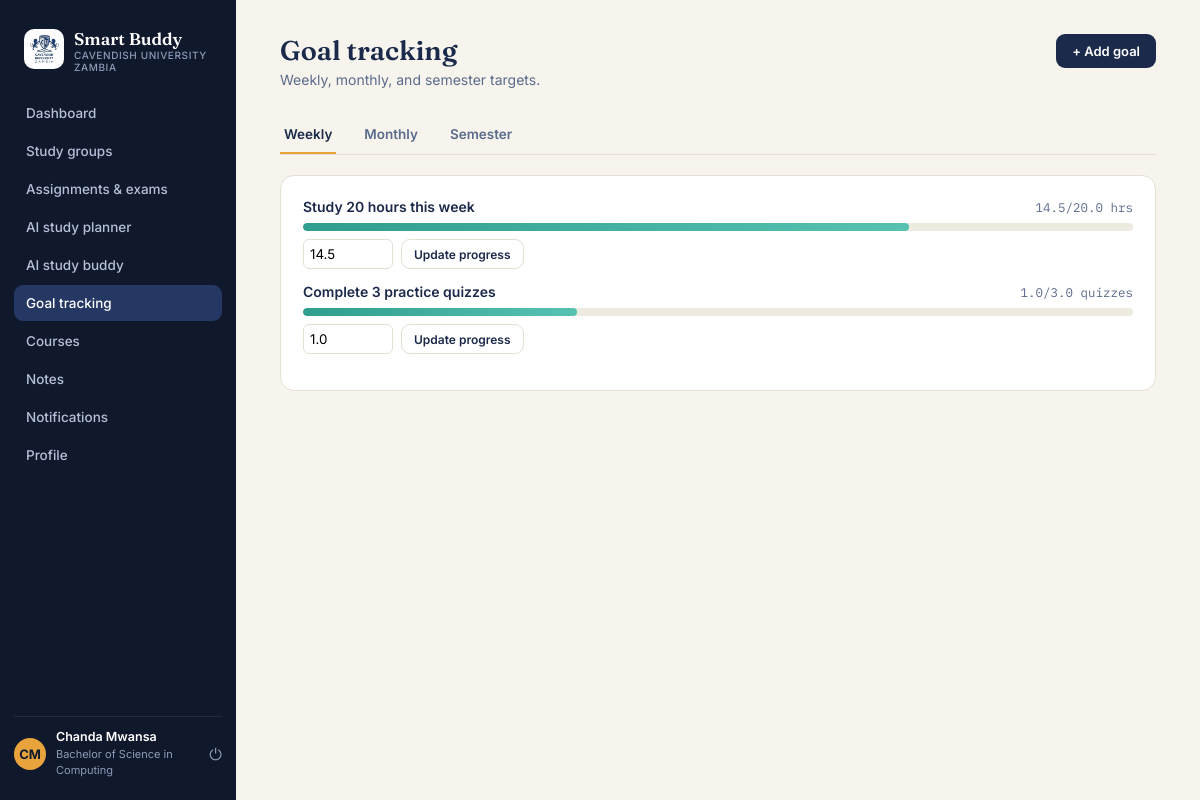
The app's page /student/goals/index.php (signed in) with its own data.
### tables this page shows
CREATE TABLE students (
    id INT AUTO_INCREMENT PRIMARY KEY,
    programme_id INT NOT NULL,
    first_name VARCHAR(80) NOT NULL,
    last_name VARCHAR(80) NOT NULL,
    email VARCHAR(150) NOT NULL UNIQUE,
    password_hash VARCHAR(255) NOT NULL,
    year_of_study TINYINT DEFAULT 1,
    added_by_admin TINYINT(1) DEFAULT 0,
    status ENUM('active','suspended') DEFAULT 'active',
    created_at TIMESTAMP DEFAULT CURRENT_TIMESTAMP,
    FOREIGN KEY (programme_id) REFERENCES programmes(id) ON DELETE RESTRICT
);

CREATE TABLE programmes (
    id INT AUTO_INCREMENT PRIMARY KEY,
    name VARCHAR(150) NOT NULL,
    code VARCHAR(20) NOT NULL UNIQUE,
    school VARCHAR(150) NOT NULL DEFAULT '',
    created_at TIMESTAMP DEFAULT CURRENT_TIMESTAMP
);

CREATE TABLE goals (
    id INT AUTO_INCREMENT PRIMARY KEY,
    student_id INT NOT NULL,
    goal_type ENUM('weekly','monthly','semester') NOT NULL,
    title VARCHAR(200) NOT NULL,
    target_value DECIMAL(6,1) NOT NULL,
    current_value DECIMAL(6,1) DEFAULT 0,
    unit VARCHAR(30) DEFAULT 'units',
    created_at TIMESTAMP DEFAULT CURRENT_TIMESTAMP,
    FOREIGN KEY (student_id) REFERENCES students(id) ON DELETE CASCADE
);

### includes/functions.php (called while the page is built, shortened)
<?php
function e($string) {
    return htmlspecialchars($string ?? '', ENT_QUOTES, 'UTF-8');
}
function is_logged_in() {
    return isset($_SESSION['student_id']);
}
function current_student_id() {
    return $_SESSION['student_id'] ?? null;
}
function get_current_student($pdo) {
    $stmt = $pdo->prepare("SELECT s.*, p.name AS programme_name FROM students s
                            JOIN programmes p ON p.id = s.programme_id
                            WHERE s.id = ?");
    $stmt->execute([current_student_id()]);
    return $stmt->fetch();
}
function initials($first, $last) {
    return strtoupper(substr($first, 0, 1) . substr($last, 0, 1));
}

### student/goals/index.php (the view, shortened to what this page needs)
<?php
require_once __DIR__ . '/../../config/config.php';
$sid = current_student_id();
$activeNav = 'goals';
$tab = $_GET['tab'] ?? 'weekly';
$stmt = $pdo->prepare("SELECT * FROM goals WHERE student_id=? AND goal_type=? ORDER BY created_at DESC");
$stmt->execute([$sid, $tab]);
$goals = $stmt->fetchAll();
include __DIR__ . '/../../includes/header.php';
?>
<div class="topline"><div><h1>Goal tracking</h1><div class="desc">Weekly, monthly, and semester targets.</div></div>
  <button class="pill-btn" onclick="document.getElementById('goal-form').classList.toggle('open')">+ Add goal</button>
</div>
<div class="subtabs">
  <a href="?tab=weekly" class="<?= $tab==='weekly'?'active':'' ?>" style="text-decoration:none;">Weekly</a>
  <a href="?tab=monthly" class="<?= $tab==='monthly'?'active':'' ?>" style="text-decoration:none;">Monthly</a>
  <a href="?tab=semester" class="<?= $tab==='semester'?'active':'' ?>" style="text-decoration:none;">Semester</a>
</div>
<div class="card">
<?php foreach ($goals as $g): $pct = $g['target_value']>0 ? min(100, round(($g['current_value']/$g['target_value'])*100)) : 0; ?>
  <div class="goal-card">
    <div class="goal-top"><span class="g-title"><?= e($g['title']) ?></span><span class="g-val"><?= e($g['current_value']) ?>/<?= e($g['target_value']) ?> <?= e($g['unit']) ?></span></div>
    <div class="progress-track"><div class="progress-fill" style="width:<?= $pct ?>%;"></div></div>
    <form method="post" action="<?= BASE_URL ?>/student/goals/update.php" style="display:flex;gap:8px;margin-top:8px;">
      <input type="number" step="0.1" name="current_value" value="<?= e($g['current_value']) ?>" style="width:90px;padding:6px;border:1px solid var(--line);border-radius:6px;">
      <button class="pill-btn ghost small" type="submit">Update progress</button>
    </form>
  </div>
<?php endforeach; ?>
</div>
<?php include __DIR__ . '/../../includes/footer.php'; ?>

### includes/sidebar.php (shortened to what this page needs)
<?php
$navItems = [
    'dashboard'     => ['label' => 'Dashboard',            'href' => '/student/dashboard.php'],
    'groups'        => ['label' => 'Study groups',         'href' => '/student/groups/index.php'],
    'assignments'   => ['label' => 'Assignments & exams',  'href' => '/student/assignments/index.php'],
    'planner'       => ['label' => 'AI study planner',     'href' => '/student/planner/index.php'],
    'buddy'         => ['label' => 'AI study buddy',       'href' => '/student/buddy/index.php'],
    'goals'         => ['label' => 'Goal tracking',        'href' => '/student/goals/index.php'],
    'courses'       => ['label' => 'Courses',               'href' => '/student/courses/index.php'],
    'notes'         => ['label' => 'Notes',                 'href' => '/student/notes/index.php'],
    'notifications' => ['label' => 'Notifications',         'href' => '/student/notifications/index.php'],
    'profile'       => ['label' => 'Profile',                'href' => '/student/profile/index.php'],
];
?>
<aside class="sidebar">
  <div class="sidebar-brand">
    <span class="sundial"><img width="40px" style="border-radius: 10px;" src="<?= BASE_URL ?>/assets/images/cavendish-university-zambia.jpg" alt="Cavendish University Zambia"></span>
    <div class="name">Smart Buddy<small>Cavendish University Zambia</small></div>
  </div>
  <nav class="nav-group">
    <?php foreach ($navItems as $key => $item): ?>
      <a class="nav-item <?= ($activeNav ?? '') === $key ? 'active' : '' ?>" href="<?= BASE_URL . $item['href'] ?>">
        <span><?= e($item['label']) ?></span>
      </a>
    <?php endforeach; ?>
  </nav>
  <div class="sidebar-foot">
    <div class="avatar-circle"><?= e(initials($student['first_name'] ?? 'S', $student['last_name'] ?? 'B')) ?></div>
    <div class="who">
      <b><?= e(($student['first_name'] ?? '') . ' ' . ($student['last_name'] ?? '')) ?></b>
      <span><?= e($student['programme_name'] ?? '') ?></span>
    </div>
    <a class="logout-btn" href="<?= BASE_URL ?>/student/auth/logout.php" title="Log out">⏻</a>
  </div>
</aside>

### assets/css/base.css (style rules this page uses)
:root { --navy-950: #10182B; --navy-900: #1B2A4A; --navy-800: #243863; --paper: #F6F4ED; --paper-raised: #FFFFFF; --ink: #1B2A4A; --ink-soft: #5B6B8C; --ink-faint: #8E9BB8; --amber: #E8A33D; --amber-deep: #C9821F; --amber-soft: #FBEAD0; --teal: #2F9E8F; --teal-soft: #DCF2EE; --coral: #E2574C; --coral-soft: #FBE2DF; --line: #E4E0D3; --line-soft: #EDEAE0; --radius: 14px; }
* { box-sizing: border-box; }
html, body { margin: 0; padding: 0; }
body { font-family: 'Inter', sans-serif; background: var(--paper); color: var(--ink); -webkit-font-smoothing: antialiased; }
h1, h2, h3 { font-family: 'Fraunces', serif; }
a { color: inherit; }
button { font-family: inherit; cursor: pointer; }
input, textarea, select { font-family: inherit; }

### assets/css/layout.css (style rules this page uses)
.sidebar { width: 236px; flex-shrink: 0; background: var(--navy-950); color: #fff; display: flex; flex-direction: column; padding: 22px 14px; position: sticky; top: 0; height: 100vh; }
.sidebar-brand { display: flex; align-items: center; gap: 10px; padding: 6px 10px 22px; }
.sidebar-brand .name { font-family: 'Fraunces', serif; font-weight: 600; font-size: 17px; }
.sidebar-brand .name small { display: block; font-family: 'Inter', sans-serif; font-size: 10px; color: var(--ink-faint); font-weight: 500; letter-spacing: 0.06em; text-transform: uppercase; }
.sundial { color: var(--amber); font-size: 18px; }
.nav-group { flex: 1; overflow-y: auto; }
.nav-item { display: block; padding: 10px 12px; border-radius: 9px; font-size: 13.5px; font-weight: 500; color: #B7C0DA; margin-bottom: 2px; text-decoration: none; }
.nav-item.active { background: var(--navy-800); color: #fff; }
.sidebar-foot { border-top: 1px solid rgba(255, 255, 255, 0.08); padding-top: 12px; display: flex; align-items: center; gap: 10px; }
.avatar-circle { width: 32px; height: 32px; border-radius: 50%; background: var(--amber); color: var(--navy-950); display: flex; align-items: center; justify-content: center; font-weight: 700; font-size: 13px; flex-shrink: 0; }
.sidebar-foot .who { font-size: 12.5px; line-height: 1.3; flex: 1; }
.sidebar-foot .who b { display: block; font-weight: 600; color: #fff; }
.sidebar-foot .who span { color: var(--ink-faint); font-size: 11px; }
.logout-btn { color: var(--ink-faint); text-decoration: none; font-size: 16px; }
.topline { display: flex; justify-content: space-between; align-items: flex-start; margin-bottom: 28px; flex-wrap: wrap; gap: 14px; }
.topline h1 { font-size: 27px; margin: 0 0 4px; font-weight: 600; }
.topline .desc { color: var(--ink-soft); font-size: 14px; }

### assets/css/components.css (style rules this page uses)
.card { background: var(--paper-raised); border: 1px solid var(--line); border-radius: var(--radius); padding: 22px; }
.pill-btn { background: var(--navy-900); color: #fff; border: none; padding: 9px 16px; border-radius: 9px; font-size: 13px; font-weight: 600; display: inline-flex; align-items: center; gap: 6px; text-decoration: none; }
.pill-btn.ghost { background: none; border: 1px solid var(--line); color: var(--ink); }
.pill-btn.small { padding: 6px 12px; font-size: 12px; }
.progress-track { height: 8px; background: var(--line-soft); border-radius: 20px; overflow: hidden; }
.progress-fill { height: 100%; border-radius: 20px; background: linear-gradient(90deg, var(--teal), #57C2B2); }
.subtabs { display: flex; gap: 6px; border-bottom: 1px solid var(--line); margin-bottom: 20px; }
.subtabs a, .subtabs button { background: none; border: none; padding: 10px 4px; font-size: 13.5px; font-weight: 600; color: var(--ink-soft); border-bottom: 2px solid transparent; margin-right: 18px; }
.subtabs a.active, .subtabs button.active { color: var(--navy-900); border-color: var(--amber); }

### assets/css/goals.css (style rules this page uses)
.goal-card { margin-bottom: 14px; }
.goal-top { display: flex; justify-content: space-between; align-items: center; margin-bottom: 8px; }
.goal-top .g-title { font-weight: 600; font-size: 14px; }
.goal-top .g-val { font-size: 12.5px; color: var(--ink-soft); font-family: 'IBM Plex Mono', monospace; }

### assets/css/responsive.css (style rules this page uses)
.nav-item { display: flex; align-items: center; justify-content: space-between; }

### records on screen
students: first_name+last_name "CM", first_name+last_name "Chanda Mwansa", programme.name "Bachelor of Science in Computing"
goals: title "Study 20 hours this week", current_value "14.5", target_value "20.0", unit "hrs"
goals: title "Complete 3 practice quizzes", current_value "1.0", target_value "3.0", unit "quizzes"

### other values on screen
$item['label'] "Dashboard"
$item['label'] "Study groups"
$item['label'] "Assignments & exams"
$item['label'] "AI study planner"
$item['label'] "AI study buddy"
$item['label'] "Goal tracking"
$item['label'] "Courses"
$item['label'] "Notes"
$item['label'] "Notifications"
$item['label'] "Profile"
